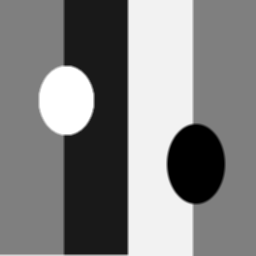
%> input picture ECE 253/HW3/pattern.tif, 256 x 256 px
$ octave p1.m   (GNU Octave 9; MATLAB toolbox functions it lacks are replaced by stand-ins)
%> lines starting %> are read from the running program, lines starting %| are printed output that depends on the picture
### ECE 253/HW3/gaussianBlur.m
function  [result] = gussianBlur(im_in, sigma)
    h = fspecial('gaussian', 6*sigma, sigma);
    result = imfilter(im_in, h, 'conv', 'circular');
end

### ECE 253/HW3/blurOrSharpen.m
function [output] = blueOrSharpen(in_im, w, sigma)
    if(w < -1 || w > 1)
        disp('Invalid w value');
        output = in_im;
    end
    input = in_im;
    output = (1 + w).*input - w.* gaussianBlur(input,sigma);
end

### ECE 253/HW3/gaussianUnblur.m
function [output] = gaussianUnblur(im_in, sigma, max_iter, t)
    k = 0;
    im_prev = im_in;
    [r,c] = size(im_in);
    while(k < max_iter)
        A = gaussianBlur(im_prev,sigma);
        B = im_in./A;
        C = gaussianBlur(B,sigma);
        im_curr = im_prev .* C;
        k = k + 1;
        MSE = sum(sum((im_curr - im_prev).^2))/(r*c);
        if (MSE < t)
            disp('converge')
            break;
        end
        im_prev = im_curr;
    end
    output = im_curr;
end

### ECE 253/HW3/gaussianUnblurHelper.m
function gaussianUnblurHelper(orig, im_in, sigma, max_iter, t)
    k = 1;
    im_prev = im_in;
    [r,c] = size(im_in);
    while(k <= max_iter)
        A = gaussianBlur(im_prev,sigma);
        B = im_in./A;
        C = gaussianBlur(B,sigma);
        im_curr = im_prev .* C;

        MSE = sum(sum((im_curr - im_prev).^2))/(r*c);
        res_l(k) = MSE;
        mse_l(k) = sum(sum((im_curr - orig).^2))/(r*c);
        k = k + 1;
        if (MSE < t)
            disp('converge')
            break;
        end
        im_prev = im_curr;
    end

    %plot
    figure,semilogy(1:k-1, res_l)
    hold on;
    semilogy(1:k-1, mse_l);
    legend ('Residual','MSE') ;
    hold off;
end

### ECE 253/HW3/p1.m
image = imread('pattern.tif');
%> image is the input picture: size 256x256 single; min 0, max 255, mean 129.8
imwrite(uint8(image),'origin.jpg');
%%Problem 1-ii-b
mostSharpen = blurOrSharpen(image, 1,1);
mostBlurred = blurOrSharpen(image,-1,1);

tosave = figure;
(imshow(uint8(mostBlurred)));
saveas(tosave,'mostBluredSigma10.jpg')

tosave = figure;
imshow(uint8(mostSharpen));
saveas(tosave,'mostSharpenSigma10.jpg')

tosave = figure;
blurred = blurOrSharpen(image,-1,10);
imshow(uint8(blurOrSharpen(blurred,1,10)));
saveas(tosave,'sharpenOnBlurImageSigma10.jpg');

%%Problem 1-ii-c
result = blurOrSharpen(image,1,10);
tosave = figure;
imshow(uint8(result));
saveas(tosave,'sharpenSigma10.jpg');

% problem 1-iii-a
brain = imread('brain.tif');
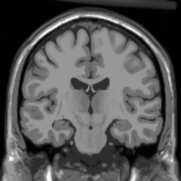
%> input picture ECE 253/HW3/brain.tif, 181 x 181 px
%> brain is the input picture: size 181x181 single; min 1, max 255, mean 85
tosave = figure;
imshow(uint8(brain));
saveas(tosave,'brainOrigin.jpg')
toRecover = gaussianBlur(brain,2);
tosave = figure;
imshow(uint8(toRecover));
saveas(tosave,'brainBlurred.jpg');
recover = gaussianUnblur(toRecover,2,1000,0.0001);
%> the loop in gaussianUnblur, `while(k < max_iter)` made 1000 passes
%> MSE on passes 1 to 3: 25.9, 7.1, 2.91
%> pass 1, in gussianBlur (call 8), `result = imfilter(im_in, h, 'conv', 'circular');`:
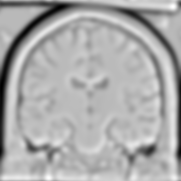
%> result: size 181x181 single; min 0.371, max 1.23, mean 0.952; drawn with min black and max white
%> after the loop in gaussianUnblur, `while(k < max_iter)`: k = 1000
tosave = figure;
imshow(uint8(recover));
saveas(tosave,'brainSharpen.jpg');
gaussianUnblurHelper(brain,toRecover,2,1000,0.0001);
%> the loop in gaussianUnblurHelper, `while(k <= max_iter)` made 1000 passes
%> after the loop in gaussianUnblurHelper, `while(k <= max_iter)`: k = 1001; mse_l = 1000 values, max 193.9 at index 1, min 55.49 at index 1000, mean 61.61; res_l = 1000 values, max 25.9 at index 1, min 0.000137 at index 1000, mean 0.0425
%> figure, not shown here; curve peaks at x = 1, y = 25.9; curve peaks at x = 1, y = 193.9

%problem 1-iii-b
toRecover = single(imnoise(uint8(toRecover), 'gaussian'));
tosave = figure;
imshow(uint8(toRecover));
saveas(tosave,'brainBlurredNoise.jpg');
recover = gaussianUnblur(toRecover,2,1000,0.0001);
%> call 2 of gaussianUnblur, with sigma = 2, max_iter = 1000, t = 0.0001
%> the loop in gaussianUnblur (call 2), `while(k < max_iter)` made 1000 passes
%> MSE on passes 1 to 3: 30.31, 9.06, 4.35
%> pass 1, in gaussianUnblur (call 2), `B = im_in./A;`:
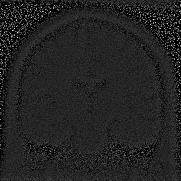
%> B: size 181x181 single; min 0, max 6.86, mean 0.97; drawn with min black and max white
%> pass 1, in gaussianUnblur (call 2), `im_curr = im_prev .* C;`:
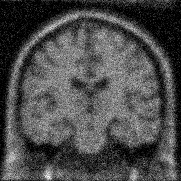
%> im_curr: size 181x181 single; min 0, max 290.3, mean 86.7; drawn with min black and max white
%> after the loop in gaussianUnblur (call 2), `while(k < max_iter)`: k = 1000
%> in gaussianUnblur (call 2), `output = im_curr;`:
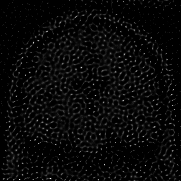
%> output: size 181x181 single; min 0, max 2333.9, mean 86.6; drawn with min black and max white
tosave = figure;
imshow(uint8(recover));
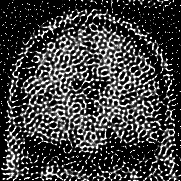
%> displayed picture: size 181x181, on the screen's scale of 0 to 255; min 0, max 255, mean 63.8
saveas(tosave,'brainSharpenNoise.jpg');
gaussianUnblurHelper(brain,toRecover,2,1000,0.0001);
%> the loop in gaussianUnblurHelper (call 2), `while(k <= max_iter)` made 1000 passes
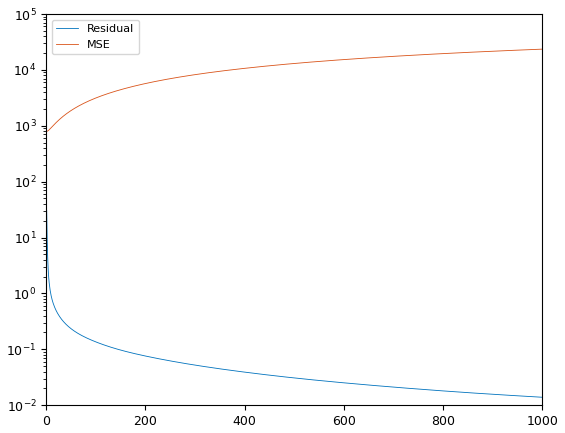
%> figure redrawn from the program's plot data; curve peaks at x = 1, y = 30.31; curve peaks at x = 1000, y = 23503.6
